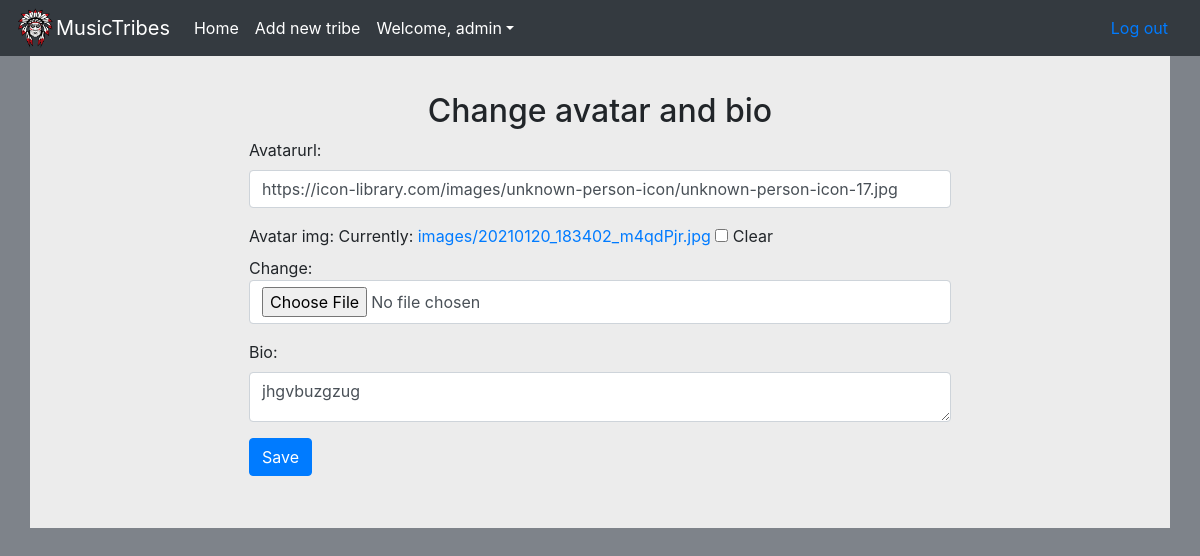
The app's page /accounts/editprofile/extendededit (signed in), older data.
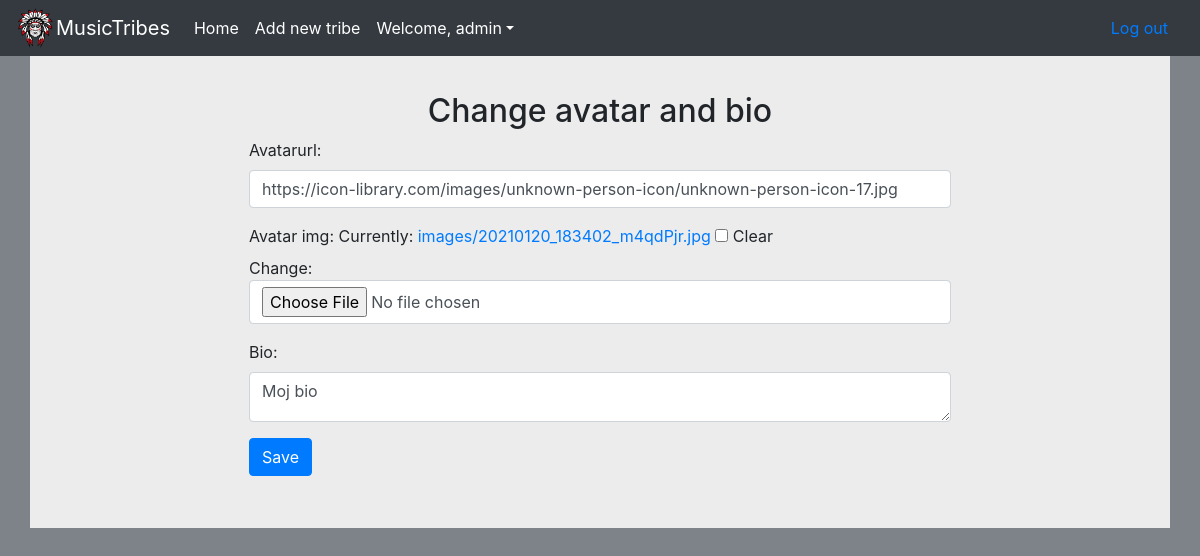
The same page, newer data.
### accounts/models.py (models this page shows, shortened)
class Profile(models.Model):
    user = models.OneToOneField(User, on_delete=models.CASCADE)
    bio = models.TextField(max_length=1000, blank=True)
    avatarurl =  models.CharField(max_length=1000,default="https://icon-library.com/images/unknown-person-icon/unknown-person-icon-17.jpg",blank=True)
    tribes = models.ManyToManyField('app.Tribe',blank=True)
    avatar_img = models.ImageField(upload_to='images',blank = True)

### accounts/views.py (the view)
# urls.py: path('editprofile/extendededit',views.extendededit, name="extendededit")
def extendededit(request):
    if request.method=='POST':
        form=EditProfileForm(request.POST, request.FILES, instance=request.user.profile)
        if form.is_valid():
            form.save()
            return HttpResponseRedirect(reverse('app:index'))   #change later to accounts:profile
        else:
            return HttpResponseRedirect(reverse('accounts:extendededit'))
    else:
        form=EditProfileForm(instance=request.user.profile)
        context = {"form":form}
        return render(request,'app/extendededit.html',context)

### accounts/forms.py
class EditProfileForm(forms.ModelForm):
    class Meta:
        model=Profile
        fields=('avatarurl','avatar_img','bio')

### app/templates/app/extendededit.html (shortened to what this page needs)
{% extends 'app/base.html' %}
{% load static %}
{% block content %}
<div class="container all-forms">
    <div class="row">
        <div class="col-md-12"><h2 class="text-center">Change avatar and bio</h2></div>
    </div>
        <form method="post" accept-charset="utf-8" enctype="multipart/form-data">
            {%include 'includes/bs4_form.html' with form=form %}
            <div class="row">
            <div class="col-md-8 mx-auto"><input type="submit" value="Save" class="btn btn-primary"></div>
        </form>
</div>
{% endblock %}

### app/templates/includes/bs4_form.html (shortened to what this page needs)
{% load widget_tweaks %}
            {% for field in form.visible_fields %}
                <div class="row form-group">
                    <div class="col-md-8 controls mx-auto">
                    {{ field.label_tag }}
                    {% if form.is_bound %}
                        {% if field.errors %}
                            {% render_field field class="form-control is-invalid" %}
                            {% for error in field.errors %}
                                <div class="invalid-feedback">
                                    {{ error }}
                                </div>
                            {% endfor %}
                            {% else %}
                            {% render_field field class="form-control is-valid" %}
                        {% endif %}
                        {% else %}
                        {% render_field field class="form-control" %}
                    {% endif %}
                </div>
            </div>
            {% endfor %}

Row changes from the older to the newer data that the page shows:
changed Profile "https://icon-library.com/images/unknown-person-icon/unknown-person-icon-17.jpg": bio "jhgvbuzgzug" → "Moj bio"
